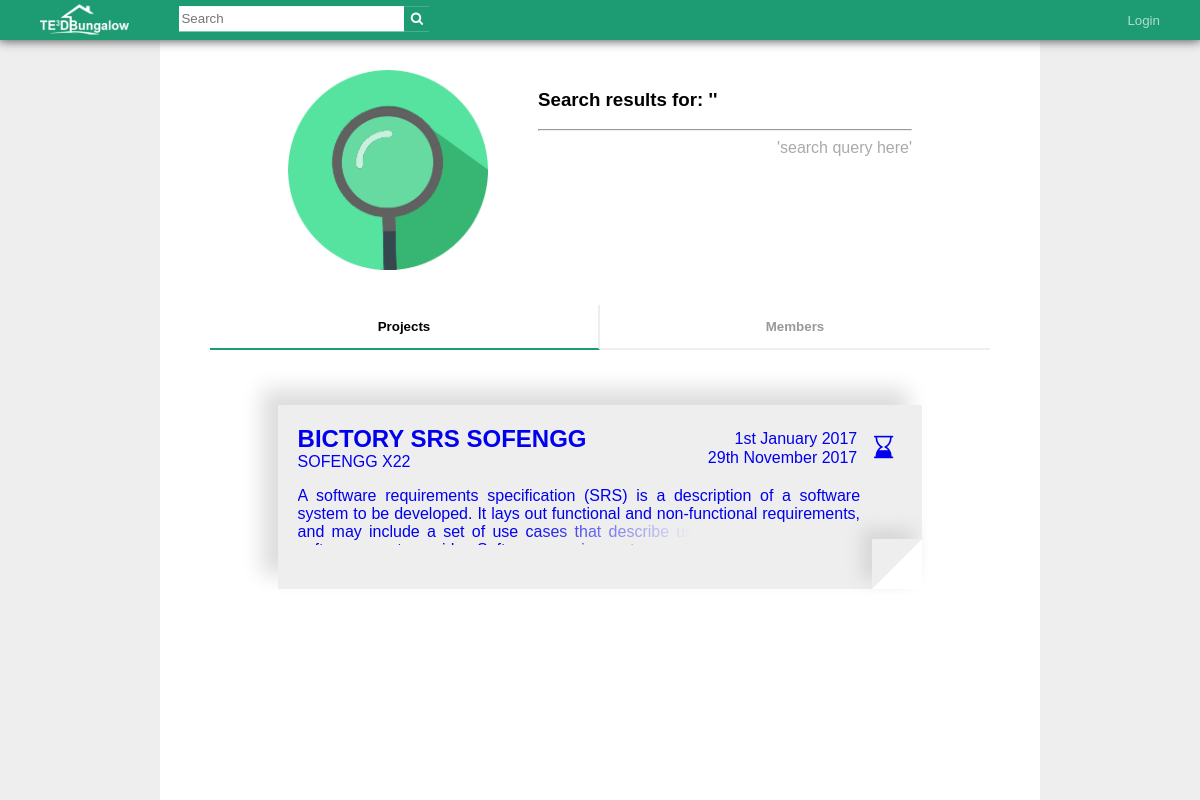
Screenshot of /search.php with the database file from the repository.
### tables this page shows
CREATE TABLE `tptable` (
  `tpID` int(11) NOT NULL,
  `tpTitle` varchar(99) NOT NULL,
  `tpDesc` varchar(5000) NOT NULL,
  `tpMemberID` varchar(500) DEFAULT NULL,
  `tpSDate` date NOT NULL,
  `tpEDate` date DEFAULT NULL,
  `tpAccessLVL` int(11) NOT NULL,
  `pHead` varchar(50) DEFAULT NULL
);

### html/search.php (the view, shortened to what this page needs)
<?php
    include '../php/dbh.php';
?>
<!DOCTYPE html>
<html>
<link rel="stylesheet" href="https://cdnjs.cloudflare.com/ajax/libs/font-awesome/4.7.0/css/font-awesome.min.css">
<link rel="stylesheet" href="../css/style.css">
<link rel="stylesheet" href="../css/index.css">
</head>
<body>
  <div id="toolbar">
    <div id="logo">
      <a href="index.php"><img src="../images/logo_full.png" height="30px"></a>
    </div>
    <div id="searchBar">
      <form action="search.php" method="POST">
        <input id="searchTerm" type="text" name="search-field" placeholder="Search"/>
        <button id="searchButton" type="submit" name ="search-button">
          <i class="fa fa-search"></i>
        </button>
      </form>
    </div>
    <?php
      $uli = '0';
      if(isset($_COOKIE['loggedIn'])){
        $uli = $_COOKIE['loggedIn'];
        if($uli == '1'){
          echo "<ul id=\"toolbarButtons\">
                  <li><button id=\"notificationButton\" class=\"toolbarButton\" onclick=\"openNotifications()\"><i id=\"notificationCount\">99</i><i class=\"fa fa-bell\"></i></button></li>
                  <li><button id=\"userName\" class=\"toolbarButton\" onclick=\"location.href='profile.php';\">".$_COOKIE['uFName']." ".$_COOKIE['uLName']."</button></li>
                  <li><button class=\"toolbarButton\" onclick=\"location.href='../php/logOut.php'\">Logout</button></li>
                </ul>";
        }else{
          echo "<ul id=\"toolbarButtons\">
                  <li><button class=\"toolbarButton\" name=\"li1\" onclick=\"openLogin();\">Login</button></li>
                </ul>";
        }
      }else{
          echo "<ul id=\"toolbarButtons\">
                  <li><button class=\"toolbarButton\" name=\"".$uli."\" onclick=\"openLogin();\">Login</button></li>
                </ul>";
      }
    ?>
  </div>
  <div id="wrap">
    <div id="pageHead">
      <img src="../images/searchlogo.png">
      <?php
        echo "<h3>Search results for: '".$_POST['search-field']."'</h3>"
      ?>
      <hr>
      <p class="pageLegend">
        'search query here'
      </p>
    </div>
    <div id="tabButtons">
      <button id="defaultOpen" class="tabButton half" onclick="openTab(event, 'projects')">Projects</button>
      <button class="tabButton half" onclick="openTab(event, 'members')">Members</button>
    </div>
    <div id="projects" class="tabContent">
      <?php
          $term = $_POST['search-field'];
          $sql = "SELECT * FROM tptable WHERE tpTitle LIKE '%$term%' OR tpDesc LIKE '%$
          term%'";
          $result = mysqli_query($conn,$sql);
          $queryResults = mysqli_num_rows($result);
          if ($queryResults > 0){
            while ($row = mysqli_fetch_assoc($result)){
                  $iClass = "";
                  $projStart = "";
                  $projEnd = "";
                  if($row['tpEDate'] != null && $row['tpEDate'] == $row['tpSDate']){
                    $iClass = "projectStatus fa fa-hourglass";
                    $date = date_create($row['tpSDate']);
                    $projStart = date_format($date, 'jS F Y');
                    $date = date_create($row['tpEDate']);
                    $projEnd = date_format($date, 'jS F Y');
                  }
                  else if($row['tpEDate'] != null && $row['tpEDate'] != $row['tpSDate']){
                    $iClass = "projectStatus fa fa-hourglass-end";
                    $date = date_create($row['tpSDate']);
                    $projStart = date_format($date, 'jS F Y');
                    $date = date_create($row['tpEDate']);
                    $projEnd = date_format($date, 'jS F Y');
                  }
                  else if($row['tpEDate'] == null){
                    $iClass = "projectStatus fa fa-hourglass-2";
                    $date = date_create($row['tpSDate']);
                    $projStart = date_format($date, 'jS F Y');
                  }
                  echo "<a href='project.php?pid=".$row['tpID']."' style=\"text-decoration:none;\"><div class=\"projectDisplay\">
                  <i class=\"".$iClass."\"></i>
                  <p class=\"projectTitle\">".$row['tpTitle']."
                  <p class=\"projectHead\">".$row['pHead']."
                  <p class=\"projectStart\">".$projStart."
                 <p class=\"projectEnd\">".$projEnd."
                 <p class=\"projectAbstract\">".$row['tpDesc']."
                  <div class=\"cornerFold\">
                  </div>
                  </div>";
            }
          }
      ?>
    </div>
  <div id="wrapbg">
  </div>
</body>
</html>

### css/style.css (style rules this page uses)
html, body { background: #eeeeee; font-family: Arial, Helvetica, sans-serif; height: 100%; margin: 0; overflow-y: overlay; }
#toolbar { background: #1d9b72; box-shadow: 0 0 10px 1px #555; height: 40px; line-height: 40px; top: 0; padding: 0; position: fixed; width: 100%; z-index: 2; }
#logo { display: inline-block; float: left; margin: 0 50px 0 40px; padding: 0; transform: translateY(10%); }
#searchBar { background: #fff; display: inline-block; height: 25px; margin: 0; padding: 0; position: relative; transform: translateY(25%); width: 250px; }
#searchTerm { border: none; float: left; height: 21px; margin: 0; outline: none; padding: 2px; width: 221px; }
#searchButton { background: #1d9b72; border: none; color: #fff; float: right; height: 25px; margin: 0; outline: none; width: 25px; }
#toolbarButtons { list-style-type: none; float: right; margin: 0; padding: 0; }
#toolbarButtons li { float: left; margin: 0; padding: 0; }
#login a { color: #1d9b72; display: block; margin: 5px 0 0 0; text-decoration: none; }
#wrap { background: #fff; margin: 0 auto; padding: 50px; width: 65%; z-index: 1; }
#wrapbg { background: #fff; height: 100%; left: 0; margin: 0 auto; padding: 50px; position: fixed; right: 0; width: 65%; z-index: 0; }
#pageHead { display: block; height: 150px; margin: 0 auto 65px auto; padding: 20px; position: relative; width: 80%; }
#pageHead img { float: left; height: 200px; margin: 0 50px 0 0; }
#tabButtons { display: block; height: 50px; margin: 0 auto 0 auto; width: 100%; }
#tabButtons button.active { border-bottom: 2px solid #1d9b72; color: #000; }
.toolbarButton { background: #1d9b72; border: none; cursor: pointer; height: 35px; margin: 0 20px 0 0; outline: none; padding: 0 20px 0 20px; color: #b0ddce; }
.pageLegend { color: #aaa; float: right; margin: 0; }
.tabButton { background: none; border: none; border-bottom: 2px solid #eee; border-right: 2px solid #eee; color: #999; cursor: pointer; float: left; font-weight: bold; outline: none; padding: 14px 16px; width: 33.33%; }
.half { width: 50%; }
.tabButton:last-child { border-right: none; }
.tabContent { display: none; height: 100%; padding: 10px 12px; position: relative; }

### css/index.css (style rules this page uses)
.projectDisplay { background: #eeeeee; box-shadow: -15px -15px 20px 1px #ddd; display: block; height: 18vh; margin: 40px auto 40px auto; padding: 20px; position: relative; width: 80%; }
.projectDisplay:last-child { margin: 40px auto 0 auto; }
.projectStatus { display: block; font-size: 1.4em; position: absolute; right: 1.3em; top: 1.4em; }
.projectTitle { display: block; font-size: 1.5em; font-weight: bold; margin: 0; overflow: hidden; padding: 0; position: relative; width: 75%; white-space: nowrap; }
.projectHead { margin: 0; padding: 0; }
.projectTitle:after { background: linear-gradient(to right, rgba(238, 238, 238, 0), rgba(238, 238, 238, 1) 50%); bottom: 0; content: ""; height: 1.2em; position: absolute; right: 0; text-align: right; width: 20%; }
.projectStart { clear: both; float: right; margin: 0 7%; padding: inherit; position: absolute; right: 0; top: .3em; }
.projectEnd { clear: both; float: right; margin: 0 7%; padding: inherit; position: absolute; right: 0; top: 1.5em; }
.projectAbstract { display: block; height: 3.6em; overflow: hidden; position: relative; text-align: justify; width: 93%; }
.projectAbstract:after { background: linear-gradient(to right, rgba(238, 238, 238, 0), rgba(238, 238, 238, 1) 50%); bottom: 0; content: ""; height: 1.2em; position: absolute; right: 0; text-align: right; width: 60%; }
.cornerFold { border-bottom: 50px solid #fff; border-left: 50px solid #eee; box-shadow: -10px -10px 15px 1px #d9d8d8; bottom: 0; height: 0; position: absolute; right: 0; width: 0; }

### rows the page displays
tptable: tpTitle "BICTORY SRS SOFENGG", pHead "SOFENGG X22", tpSDate "1st January 2017", tpEDate "29th November 2017", tpDesc "A software requirements specification (SRS) is a description of a software system to be developed. It lays out functional and non-functional requirements, and may include a set of use cases that describe user interactions that the…"
